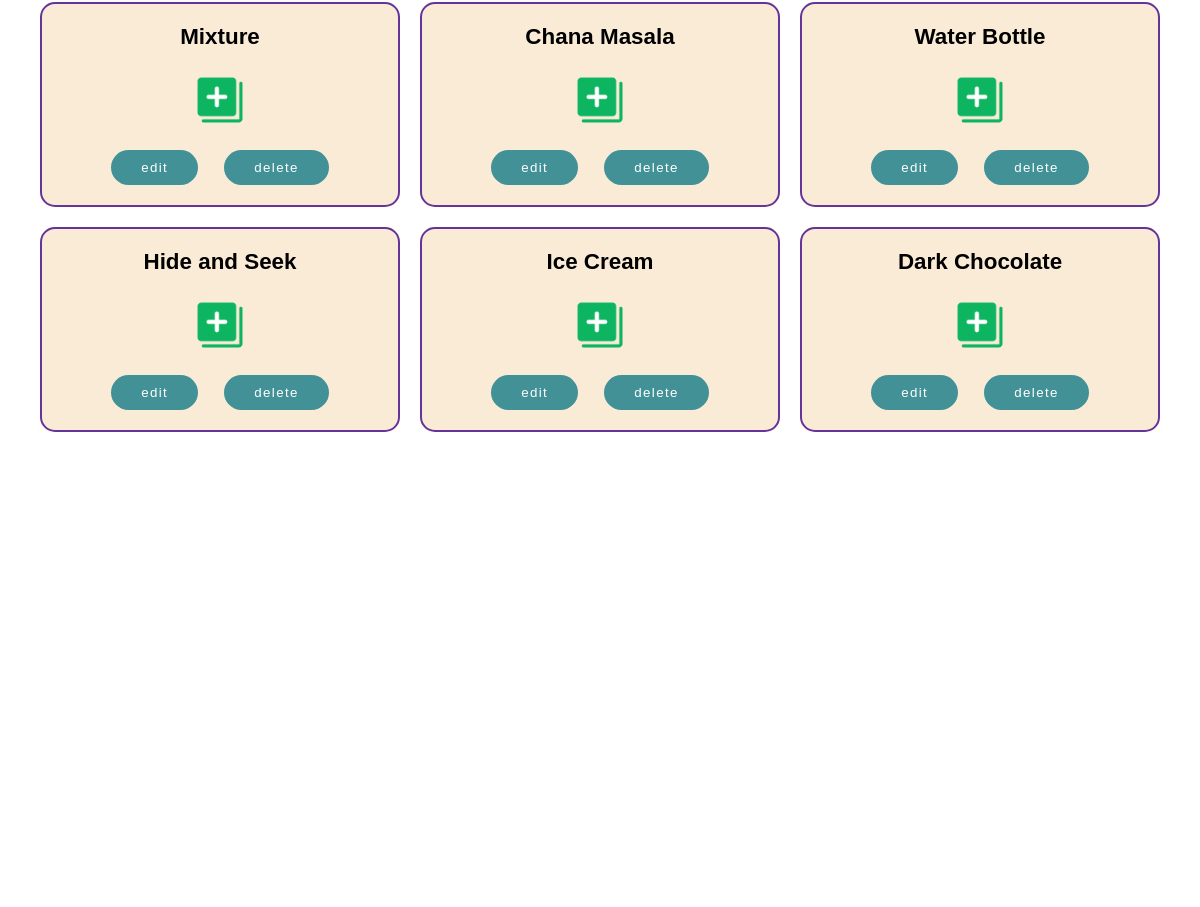
The page /updatedSales (middle part) on the database as committed earlier.
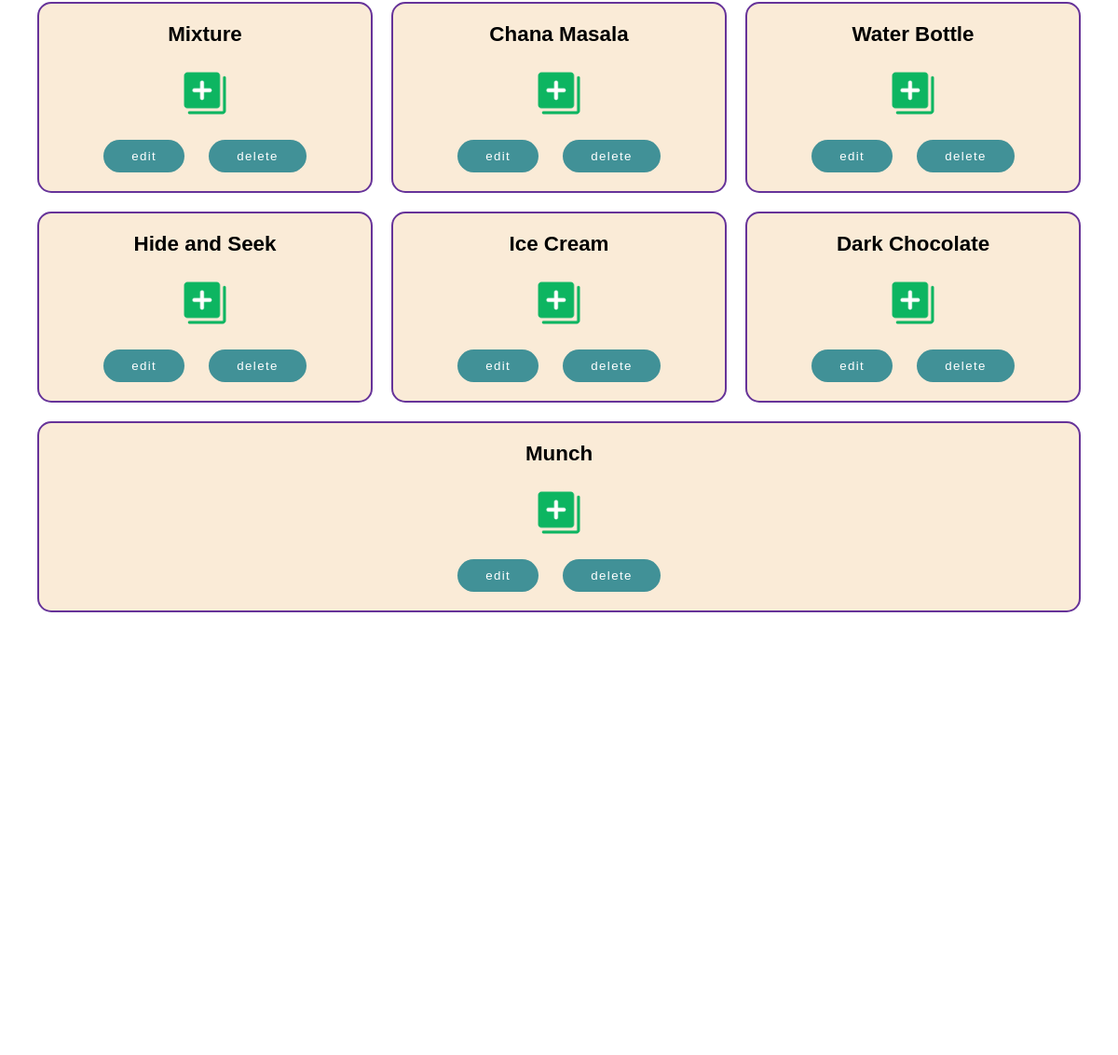
The same page on the database as committed later.
### app.py (models this page shows)
class stock(db.Model):
    __bind_key__ = 'store'
    itemName = db.Column(db.String(255), primary_key=True, nullable=False)
    def __repr__(item) -> str:
        return f"{item.itemName}"

### app.py (the view)
@app.route('/updatedSales')
def salesNewList():
    print('--loading new list from stock DB--')
    allStocks = stock.query.all()
    print(allStocks)
    return render_template("saleAdmin.html", totalStocks=allStocks)

### templates/saleAdmin.html (shortened to what this page needs)
{% extends "baseAdmin.html" %}
{% block body %}
    <br><br>
    <br><br>
    <div class="dashboard-flex-container">
        {% for samaan in totalStocks %}
            <div class="dashboard-flex-items">
                <div class="insideContainer">
                    {{samaan.itemName}}
                    <button class="addStock" id="stock">
                        <div class="add" onclick="">
                            <img src="{{ url_for( 'static', filename='assets/add.png')}}" alt="add button" height="50px" width="50px">
                        </div>
                    </button>
                    <div>
                        <button class="edit" id="clickable">
                            edit
                        </button>
                        <button class="delete" id="clickable">
                            delete
                        </button>
                    </div>
                </div>
            </div>
        {% endfor %}
    </div>
    <div class="dashboard">
    </div>
{% endblock %}

### templates/baseAdmin.html (shortened to what this page needs)
 <!DOCTYPE html>
<head>
    <link href="{{ url_for( 'static', filename='adminLight.css') }}" rel="stylesheet" id="view">
</head>
<body class="body">
    <div class="main-body">
        {% block body %}
        {% endblock %}
    </div>
</body>
</html>

### static/adminLight.css (style rules this page uses)
* { font-family: sans-serif; padding: 0px; margin: 0px; }
.body { background-color: #FFFFFF; }
.main-body { margin: 0px 40px; }
.dashboard { padding: 400px; }
.dashboard-flex-container { font-size: 1.4rem; font-weight: bolder; display: flex; flex-direction: row; flex-wrap: wrap; order: 3; justify-content: center; height: auto; column-gap: 20px; row-gap: 20px; }
.dashboard-flex-items { padding: 20px; width: auto; text-align: center; flex: 1 0 20%; background-color: antiquewhite; border: 2px solid rebeccapurple; border-radius: 15px; align-items: center; justify-content: center; }
.add { display: flex; border: none; border-radius: 50%; cursor: pointer; }
.addStock { background-color: antiquewhite; border: none; border-radius: 50%; }
.edit { display: inline; letter-spacing: 0.100em; background-color: #419197; padding: 10px 30px; border-radius: 50px; border: none; color: white; transition-duration: 10ms; align-items: center; }
.delete { display: inline; letter-spacing: 0.100em; background-color: #419197; padding: 10px 30px; border-radius: 50px; border: none; color: white; transition-duration: 10ms; margin-left: 20px; align-items: center; }
#clickable { cursor: pointer; }
.insideContainer { display: flex; flex-direction: column; justify-content: space-around; row-gap: 25px; align-items: center; }

Rows that differ between the two databases and show on the page:
added stock: itemName "Munch"
